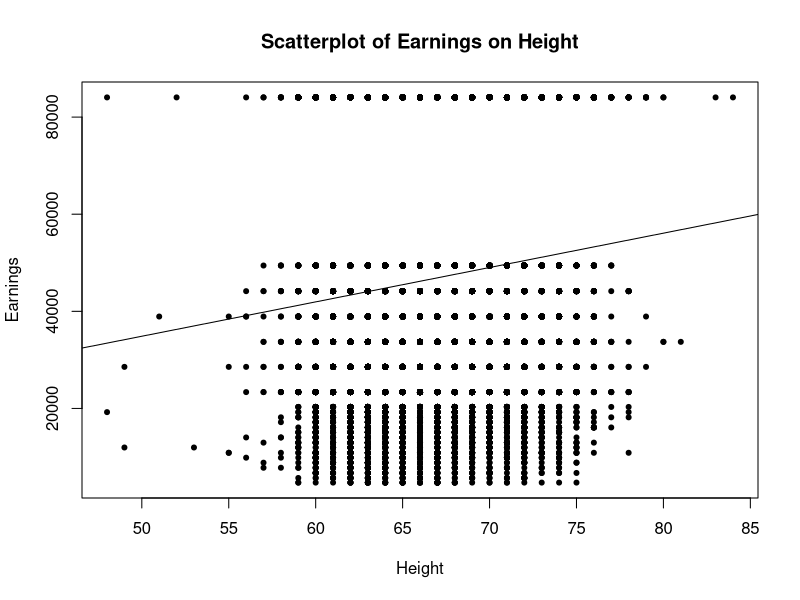

R code for this plot:
### SETUP

library(foreign)
library(tidyverse)

data <- read.dta("Earnings_and_Height.dta")
head(data)
summary(data)



### SOLUTIONS

### START OF QUESTION A ###

# What is the median value of the height in the sample?
heights <- data$height # set a variable for reuse
median_height <- median(heights)
median_height # 67

### END OF QUESTION A ###


### START OF QUESTION B ###

# Estimate average earnings for workers whose height is at most 67 inches.
heights_at_most_67 <- filter(data, data$height <= 67)
avr_earnings_when_height_at_most_67 <- mean(heights_at_most_67$earnings)
avr_earnings_when_height_at_most_67 # 44488.44

# Estimate average earnings for workers whose height is greater than 67 inches.
heights_greater_than_67 <- filter(data, height > 67)
avr_earnings_when_height_greater_than_67 <- mean(heights_greater_than_67$earnings)
avr_earnings_when_height_greater_than_67 # 49987.88

# On average, do taller workers earn more than shorter workers?
# How much more? What is a 95% confidence interval for the difference in
# average earnings?

# for the sake of the problem, let's just assume group with heights
# less than 67 to be shorter, and vice versa
difference <- avr_earnings_when_height_greater_than_67 - avr_earnings_when_height_at_most_67
difference # 5499.44
t.test(heights_greater_than_67$earnings, heights_at_most_67$earnings)
# 95% confidence interval is [4706.237, 6292.64]

### END OF QUESTION B ###


### START OF QUESTION C ###

# Construct a scatterplot of annual earnings (Earnings) on height (Height)
plot(data$earnings ~ data$height,
      xlab = "Height",
      ylab = "Earnings",
      main = "Scatterplot of Earnings on Height",
      pch = 20)

# The points on the plot fall along horizontal lines
# because of the following in the data description:
# In the survey, labor earnings are reported in 23 brackets 
# (for example, $26,000-$30,00).  For each of these brackets 
# Professors Case and Paxson estimated a value of average earnings 
# based on information in the Current Population, and these average values 
# were assigned to all workers with incomes in the corresponding bracket
# 
#
# Link to data description: https://www.princeton.edu/~mwatson/Stock-Watson_3u/Students/EE_Datasets/Earnings_and_Height_Description.docx

### END OF QUESTION C ###


### START OF QUESTION D ###
# Run a regression of Earnings on Height.
linear_model = lm(earnings ~ height, data=data)
linear_model
abline(linear_model)

slope <- linear_model$coefficients["height"]
slope # 707.6716
intercept <- linear_model$coefficients["(Intercept)"]
intercept # -512.7336

# Predict the earnings of the following workers
predict_earning_by_height = function(h) {
  intercept + slope * h
}

predictions = c(predict_earning_by_height(67), predict_earning_by_height(70),
predict_earning_by_height(65))

predictions # 46901.26    49024.28    45485.92
### END OF QUESTION D ###
